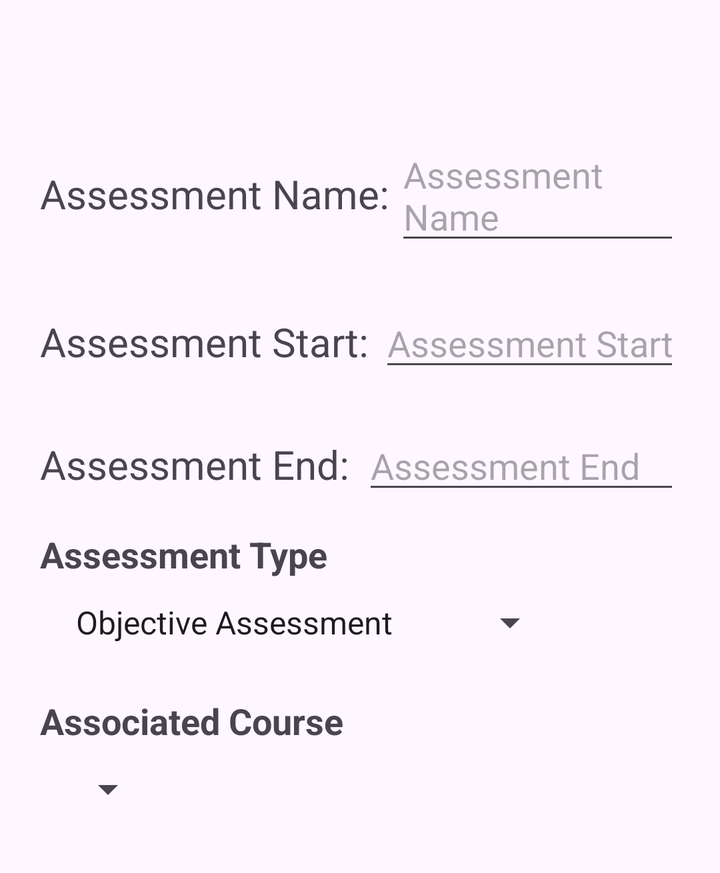
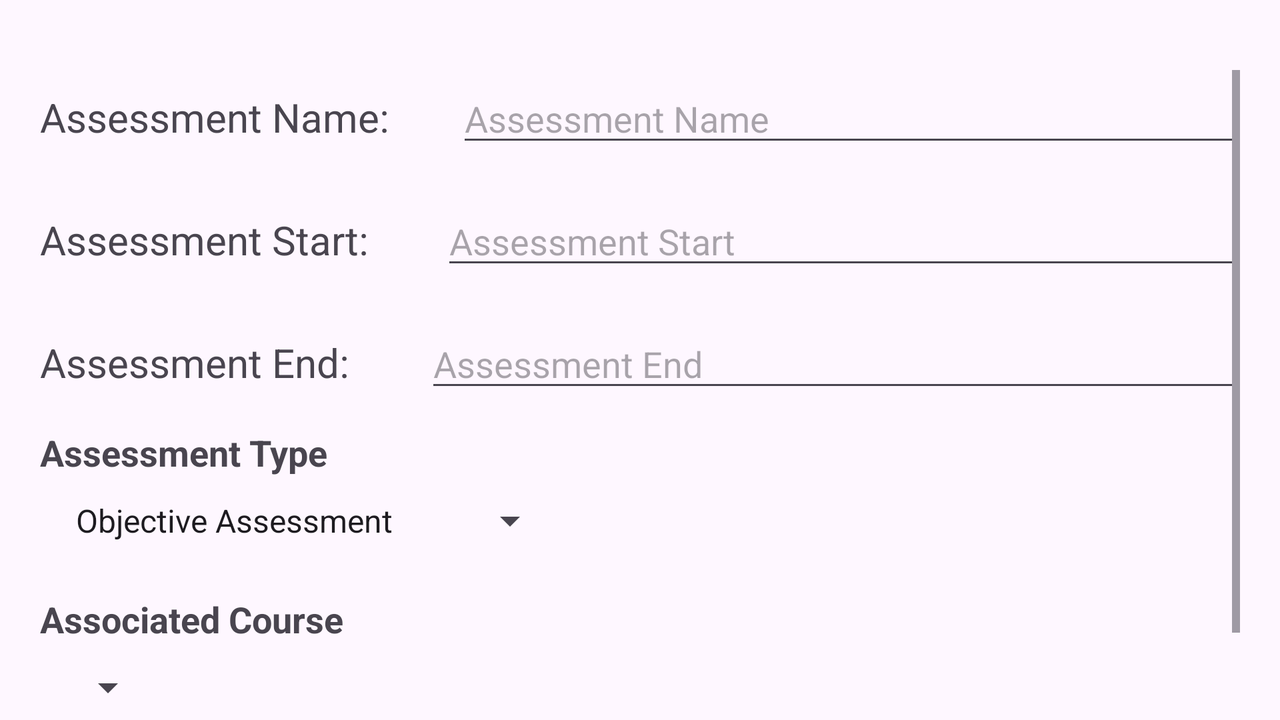

Compare how this app lays out the same screen by default and in its alternative resource folder. The renders come first, then the two layout files and the values they reference.
<!-- AndroidManifest.xml: application theme Theme.BDavis_WGUScheduler -->
<!-- res/layout/activity_assessment_details.xml -->
<?xml version="1.0" encoding="utf-8"?>
<LinearLayout xmlns:android="http://schemas.android.com/apk/res/android"
    xmlns:app="http://schemas.android.com/apk/res-auto"
    xmlns:tools="http://schemas.android.com/tools"
    android:id="@+id/main"
    android:layout_width="match_parent"
    android:layout_height="wrap_content"
    android:orientation="vertical"
    android:layout_marginTop="45dp"
    android:padding="20dp"
    tools:context=".UI.AssessmentDetails" >

    <LinearLayout
        android:layout_width="match_parent"
        android:layout_height="wrap_content"
        android:orientation="horizontal">

        <TextView
            android:layout_width="wrap_content"
            android:layout_height="wrap_content"
            android:layout_weight=".5"
            android:textSize="20sp"
            android:paddingTop="10dp"
            android:text="Assessment Name: " />

        <EditText
            android:id="@+id/assessmentNameEditText"
            android:layout_width="wrap_content"
            android:layout_height="wrap_content"
            android:layout_weight="4"
            android:hint="Assessment Name"/>
    </LinearLayout>
    <LinearLayout
        android:layout_width="match_parent"
        android:layout_height="wrap_content"
        android:orientation="horizontal"
        android:layout_marginTop="20dp">

        <TextView
            android:layout_width="wrap_content"
            android:layout_height="wrap_content"
            android:layout_weight=".5"
            android:textSize="20sp"
            android:paddingTop="10dp"
            android:text="Assessment Start: " />

        <EditText
            android:id="@+id/assessmentStartEditText"
            android:layout_width="wrap_content"
            android:layout_height="wrap_content"
            android:layout_weight="4"
            android:inputType="date"
            android:focusable="false"
            android:hint="Assessment Start"/>
    </LinearLayout>
    <LinearLayout
        android:layout_width="match_parent"
        android:layout_height="wrap_content"
        android:orientation="horizontal"
        android:layout_marginTop="20dp">

        <TextView
            android:layout_width="wrap_content"
            android:layout_height="wrap_content"
            android:layout_weight=".5"
            android:textSize="20sp"
            android:paddingTop="10dp"
            android:text="Assessment End: " />

        <EditText
            android:id="@+id/assessmentEndEditText"
            android:layout_width="wrap_content"
            android:layout_height="wrap_content"
            android:layout_weight="4"
            android:inputType="date"
            android:focusable="false"
            android:hint="Assessment End"/>
    </LinearLayout>
    <TextView
        android:layout_width="match_parent"
        android:layout_height="wrap_content"
        android:layout_marginTop="15dp"
        android:textSize="18sp"
        android:text="Assessment Type"
        android:textStyle="bold" />

    <Spinner
        android:id="@+id/assessmentSpinner"
        android:layout_width="wrap_content"
        android:layout_height="wrap_content"
        android:layout_margin="10dp"
        android:entries="@array/assessmentType"/>

    <TextView
        android:layout_width="match_parent"
        android:layout_height="wrap_content"
        android:layout_marginTop="15dp"
        android:textSize="18sp"
        android:text="Associated Course"
        android:textStyle="bold" />

    <Spinner
        android:id="@+id/associatedCourseSpinner"
        android:layout_width="wrap_content"
        android:layout_height="wrap_content"
        android:layout_margin="10dp"/>


</LinearLayout>
<!-- resources referenced by this layout -->
<resources>
  <string-array name="assessmentType">
          <item>Objective Assessment</item>
          <item>Performance Assessment</item>
      </string-array>
  <style name="Theme.BDavis_WGUScheduler" parent="Base.Theme.BDavis_WGUScheduler" />
  <style name="Base.Theme.BDavis_WGUScheduler" parent="Theme.Material3.DayNight">
          
          
      </style>
</resources>
<!-- res/layout-land/activity_assessment_details.xml (the repository's variant of the layout above) -->
<!-- drawn on the phone turned sideways -->
<?xml version="1.0" encoding="utf-8"?>
<LinearLayout xmlns:android="http://schemas.android.com/apk/res/android"
    xmlns:app="http://schemas.android.com/apk/res-auto"
    xmlns:tools="http://schemas.android.com/tools"
    android:id="@+id/main"
    android:layout_width="match_parent"
    android:layout_height="wrap_content"
    android:orientation="vertical"
    android:layout_marginTop="15dp"
    android:padding="20dp"
    tools:context=".UI.AssessmentDetails" >
<ScrollView
    android:layout_width="match_parent"
    android:layout_height="wrap_content" >
    <LinearLayout
        android:layout_width="match_parent"
        android:layout_height="wrap_content"
        android:orientation="vertical">
    <LinearLayout
        android:layout_width="match_parent"
        android:layout_height="wrap_content"
        android:orientation="horizontal">

        <TextView
            android:layout_width="wrap_content"
            android:layout_height="wrap_content"
            android:layout_weight=".5"
            android:textSize="20sp"
            android:paddingTop="10dp"
            android:text="Assessment Name: " />

        <EditText
            android:id="@+id/assessmentNameEditText"
            android:layout_width="wrap_content"
            android:layout_height="wrap_content"
            android:layout_weight="4"
            android:hint="Assessment Name"/>
    </LinearLayout>
    <LinearLayout
        android:layout_width="match_parent"
        android:layout_height="wrap_content"
        android:orientation="horizontal"
        android:layout_marginTop="20dp">

        <TextView
            android:layout_width="wrap_content"
            android:layout_height="wrap_content"
            android:layout_weight=".5"
            android:textSize="20sp"
            android:paddingTop="10dp"
            android:text="Assessment Start: " />

        <EditText
            android:id="@+id/assessmentStartEditText"
            android:layout_width="wrap_content"
            android:layout_height="wrap_content"
            android:layout_weight="4"
            android:inputType="date"
            android:focusable="false"
            android:hint="Assessment Start"/>
    </LinearLayout>
    <LinearLayout
        android:layout_width="match_parent"
        android:layout_height="wrap_content"
        android:orientation="horizontal"
        android:layout_marginTop="20dp">

        <TextView
            android:layout_width="wrap_content"
            android:layout_height="wrap_content"
            android:layout_weight=".5"
            android:textSize="20sp"
            android:paddingTop="10dp"
            android:text="Assessment End: " />

        <EditText
            android:id="@+id/assessmentEndEditText"
            android:layout_width="wrap_content"
            android:layout_height="wrap_content"
            android:layout_weight="4"
            android:inputType="date"
            android:focusable="false"
            android:hint="Assessment End"/>
    </LinearLayout>
    <TextView
        android:layout_width="match_parent"
        android:layout_height="wrap_content"
        android:layout_marginTop="15dp"
        android:textSize="18sp"
        android:text="Assessment Type"
        android:textStyle="bold" />

    <Spinner
        android:id="@+id/assessmentSpinner"
        android:layout_width="wrap_content"
        android:layout_height="wrap_content"
        android:layout_margin="10dp"
        android:entries="@array/assessmentType"/>

    <TextView
        android:layout_width="match_parent"
        android:layout_height="wrap_content"
        android:layout_marginTop="15dp"
        android:textSize="18sp"
        android:text="Associated Course"
        android:textStyle="bold" />

    <Spinner
        android:id="@+id/associatedCourseSpinner"
        android:layout_width="wrap_content"
        android:layout_height="wrap_content"
        android:layout_margin="10dp"/>

</LinearLayout>
</ScrollView>

</LinearLayout>
